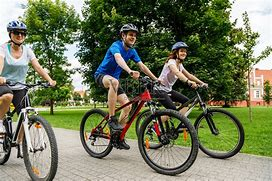
//> input picture algorithm_learn/picture/test.jpg, 272 x 181 px
$ ./vo picture/test.jpg picture/test.jpg   (built with g++ and OpenCV 4)
//> lines starting //> are read from the running program, lines starting //| are printed output that depends on the picture
#include <opencv2/opencv.hpp>
#include <iostream>

using namespace cv;
using namespace std;

// 主函数
int main(int argc, char** argv) {
    if (argc != 3) {
        cout << "Usage: visual_odometry img1 img2" << endl;
        return -1;
    }

    // 读取图像
    Mat img1 = imread(argv[1], IMREAD_GRAYSCALE);
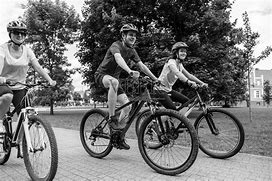
//> img1: 181 rows x 272 cols, CV_8UC1; min 0, max 255, mean 113.5
    Mat img2 = imread(argv[2], IMREAD_GRAYSCALE);

    if (img1.empty() || img2.empty()) {
        cout << "Could not open or find the images!" << endl;
        return -1;
    }

    // 初始化ORB检测器
    Ptr<ORB> orb = ORB::create();

    vector<KeyPoint> keypoints1, keypoints2;
    Mat descriptors1, descriptors2;

    // 检测ORB特征并计算描述子
    orb->detectAndCompute(img1, Mat(), keypoints1, descriptors1);
//> keypoints1 = 417 keypoints; strongest (x, y, size): (158, 76, 31), (170, 90, 31), (157, 76, 37.2), (62, 47, 31)
    orb->detectAndCompute(img2, Mat(), keypoints2, descriptors2);
//> keypoints2 has the same summary as keypoints1

    // 匹配描述子
    BFMatcher matcher(NORM_HAMMING);
    vector<DMatch> matches;
    matcher.match(descriptors1, descriptors2, matches);
//> matches = 417 matches

    // 绘制匹配结果
    Mat img_matches;
    drawMatches(img1, keypoints1, img2, keypoints2, matches, img_matches);
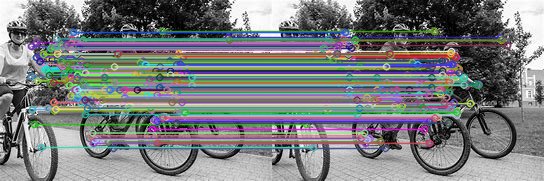
//> img_matches: 181 rows x 544 cols, CV_8UC3; mean B, G, R 125.1, 124.1, 121.4

    // 显示匹配结果
    imshow("Matches", img_matches);
    waitKey(0);

    return 0;
}
